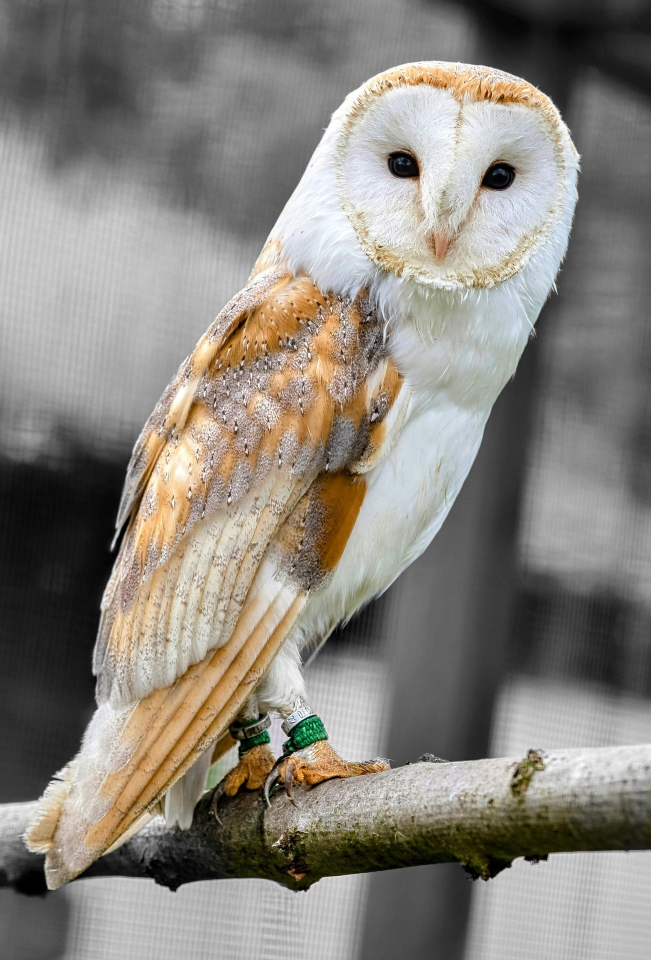
#> input picture hd-image.jpg, 1302 x 1920 px (shown at 1/2 size)
$ python -i functions.py   (imports and definitions only)
#> lines starting #> are read from the running program, lines starting #| are printed output that depends on the picture
import numpy as np  # our main objective
import cv2  # opening and showing images from the system
import os


# change the path of the image to your image
image_path = r"flowers.jpg"


# [25 lines left out: functions open_image, show_image, rotate_90, not called in this run]


def rotate_180(img):
    return img[::-1, ::-1]

# [68 lines left out: functions rotate_degree, flipper, not called in this run]


# going with simple crop functionality
def crop(img, x_start, y_start, height, width):
    return img[y_start: y_start + height, x_start: x_start + width, :]


# [46 lines left out: functions rescale, bilinear_interpolation, not called in this run]


# grayscale using luminosity
def grayscale_luminosity(img):
    """Convert an RGB image to grayscale using luminosity method."""
    if img.ndim == 3:  # Ensure it's an RGB image
        img = np.dot(img[..., :3], [0.2989, 0.587, 0.114])  # Convert to grayscale
    return img.astype(np.uint8)  # Ensure output is 2D


# creating a binary white and black image
# [7 lines left out: function binary_image, not called in this run]


# negation
def negation(img):
    """simply return the complement of the image. 255 is the maximum number, so minus the image from it """
    return 255 - img


# adjust the brightness of the image
# [21 lines left out: functions adjust_brightness, adjust_contrast, not called in this run]


# kernel for the blur
def gaussian_kernel(size=3, sigma=1.0):
    """Generate a normalized 2D Gaussian kernel."""
    ax = np.linspace(-(size // 2), size // 2, size)
    xx, yy = np.meshgrid(ax, ax, indexing='xy')  # Fix shape issues
    kernel = np.exp(-(xx**2 + yy**2) / (2 * sigma**2)) / (2 * np.pi * sigma**2)
    return kernel / np.sum(kernel)  # Normalize to sum=1


# convolution
def convolve(img, kernel):
    """Apply a convolution with a given kernel."""
    kernel = np.flipud(np.fliplr(kernel))  # Flip kernel for proper convolution
    h, w = img.shape
    k_size = kernel.shape[0]
    pad = k_size // 2

    # Zero-padding
    img_padded = np.pad(img, ((pad, pad), (pad, pad)), mode='constant')

    # Create sliding window view
    strided_shape = (h, w, k_size, k_size)
    strided_strides = img_padded.strides[:2] + img_padded.strides[:2]
    img_windows = np.lib.stride_tricks.as_strided(img_padded, shape=strided_shape, strides=strided_strides)

    # Convolution using einsum (better memory efficiency)
    result = np.einsum('ijkl,kl->ij', img_windows, kernel)

    return np.clip(result, 0, 255).astype(np.uint8)


def gaussian_blur(img, size=3, sigma=1.0):
    """Apply Gaussian blur to an image, ensuring grayscale output."""
    kernel = gaussian_kernel(size, sigma)

    # Convert to grayscale if image is RGB (H, W, 3)
    if img.ndim == 3 and img.shape[2] == 3:
        img = np.mean(img, axis=2).astype(np.uint8)

    blurred = convolve(img, kernel)

    return blurred


def compute_gradient_magnitude_direction(gx, gy):
    """Compute gradient magnitude and direction using Sobel gradients."""
    magnitude = np.sqrt(gx.astype(np.float32) ** 2 + gy.astype(np.float32) ** 2)
    direction = np.arctan2(gy, gx)  # Compute gradient angles in radians

    return np.clip(magnitude, 0, 255).astype(np.uint8), direction


def edge_detection(img):
    """Apply Sobel edge detection after converting to grayscale."""
    sobel_x = np.array([[-1, 0, 1], [-2, 0, 2], [-1, 0, 1]], dtype=np.float32)
    sobel_y = np.array([[-1, -2, -1], [0, 0, 0], [1, 2, 1]], dtype=np.float32)

    img = gaussian_blur(img, 3, 1)  # Smooth before detecting edges
    img_gray = grayscale_luminosity(img)  # Ensure grayscale input
    gx = convolve(img_gray, sobel_x)  # Sobel X
    gy = convolve(img_gray, sobel_y)  # Sobel Y

    edge_magnitude, direction = compute_gradient_magnitude_direction(gx, gy)

    return edge_magnitude, direction

# applying non-maximum suppression
# [88 lines left out: functions non_maximum_suppression, hysteresis_thresholding, canny_edge_detection, sharpen, compress_image, not called in this run]


def erase(img, x_start, y_start, height, width):
    img[y_start: y_start + height, x_start: x_start + width, :] = 0
    return img


# [8 lines left out: function color_filter, not called in this run]

>>> import cv2
>>> picture = cv2.imread('hd-image.jpg')
#> picture is the input picture: shape (1920, 1302, 3); mean B, G, R 124.8, 132.2, 136.8
>>> result = edge_detection(picture)
#> in gaussian_blur, `img = np.mean(img, axis=2).astype(np.uint8)`:
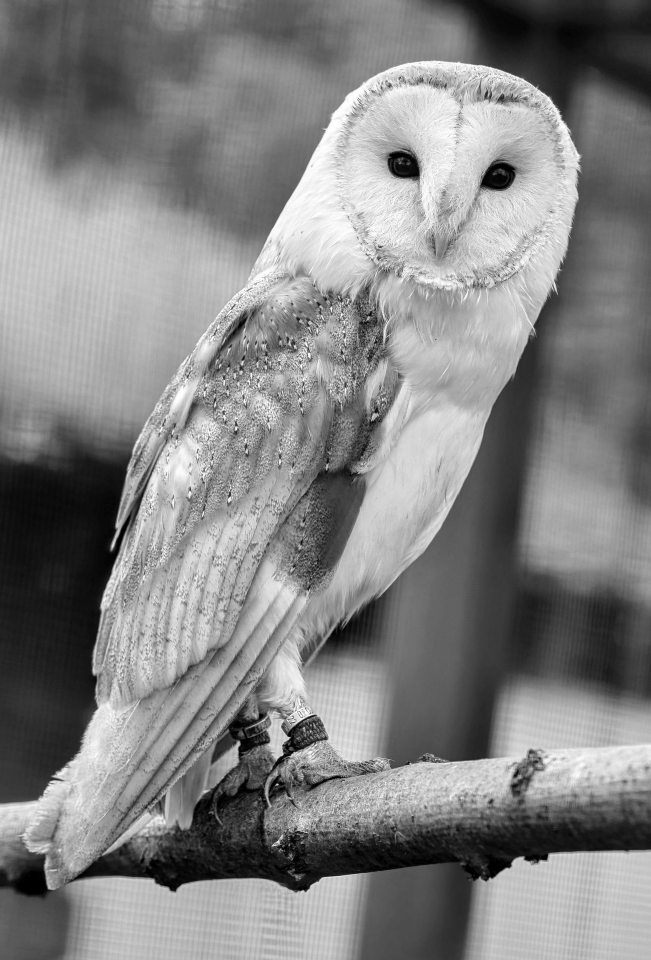
#> img: shape (1920, 1302) (shown at 1/2 size); min 0, max 255, mean 131.2
#> in convolve, `strided_strides = img_padded.strides[:2] + img_padded.strides[:2]`: strided_strides = (1304, 1, 1304, 1)
#> in convolve (call 2), `result = np.einsum('ijkl,kl->ij', img_windows, kernel)`:
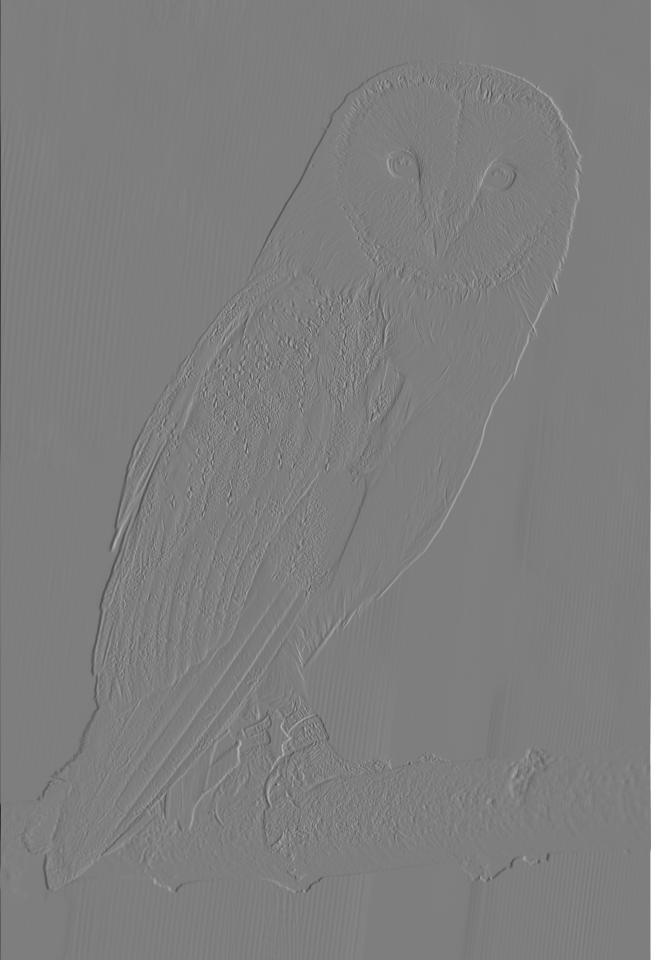
#> result: shape (1920, 1302) float32 (shown at 1/2 size); min -949, max 966, mean 0; drawn with min black and max white
#> in convolve (call 2), `return np.clip(result, 0, 255).astype(np.uint8)`:
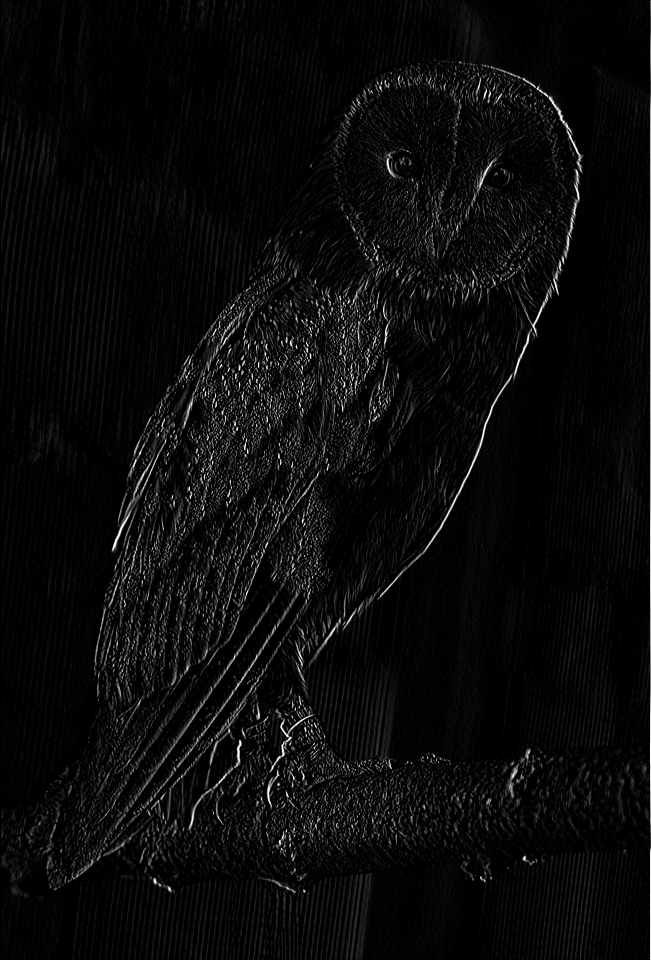
#> returned value: shape (1920, 1302) (shown at 1/2 size); min 0, max 255, mean 10.6
#> in convolve (call 3), `return np.clip(result, 0, 255).astype(np.uint8)`:
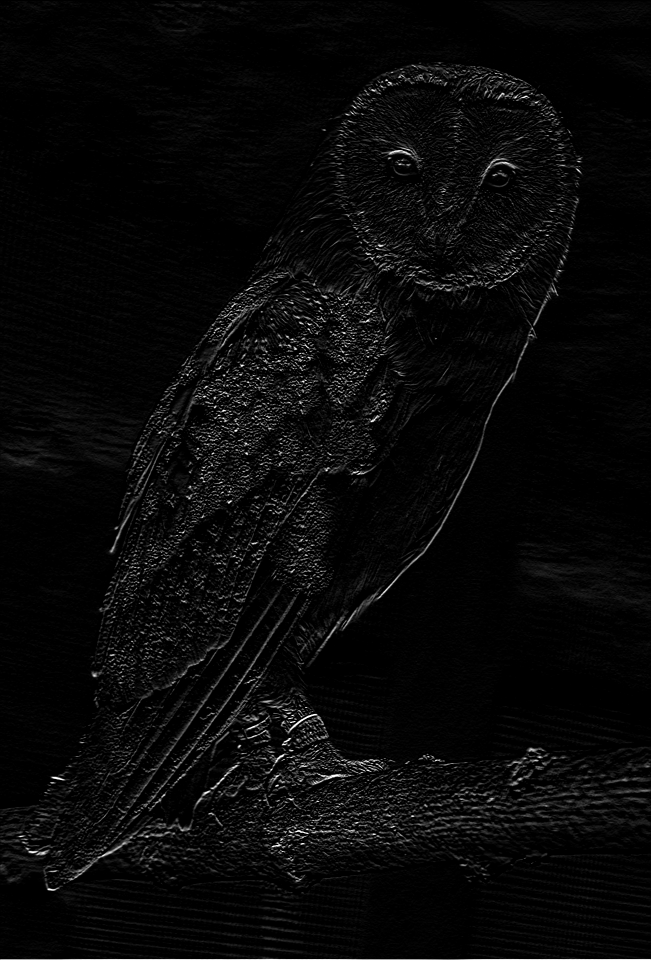
#> returned value: shape (1920, 1302) (shown at 1/2 size); min 0, max 255, mean 8.7
#> in compute_gradient_magnitude_direction, `magnitude = np.sqrt(gx.astype(np.float32) ** 2 + gy.astype(np.float32)..`:
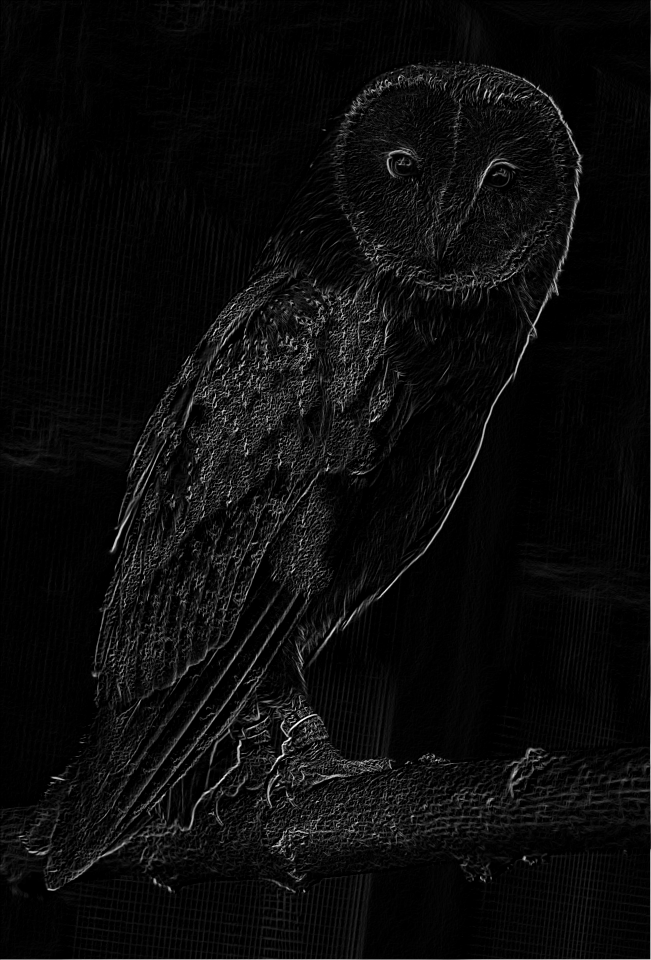
#> magnitude: shape (1920, 1302) float32 (shown at 1/2 size); min 0, max 360.6, mean 16.9; drawn with min black and max white
#> in compute_gradient_magnitude_direction, `direction = np.arctan2(gy, gx)`:
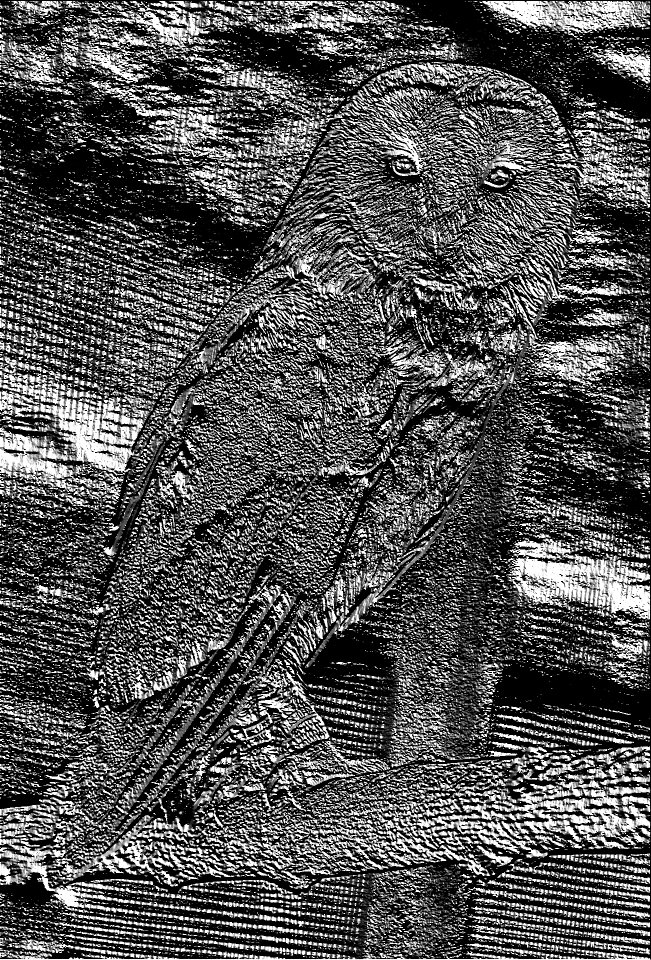
#> direction: shape (1920, 1302) float16 (shown at 1/2 size); min 0, max 1.57, mean 0.505; drawn with min black and max white
#> in edge_detection, `edge_magnitude, direction = compute_gradient_magnitude_direction(gx, gy)`:
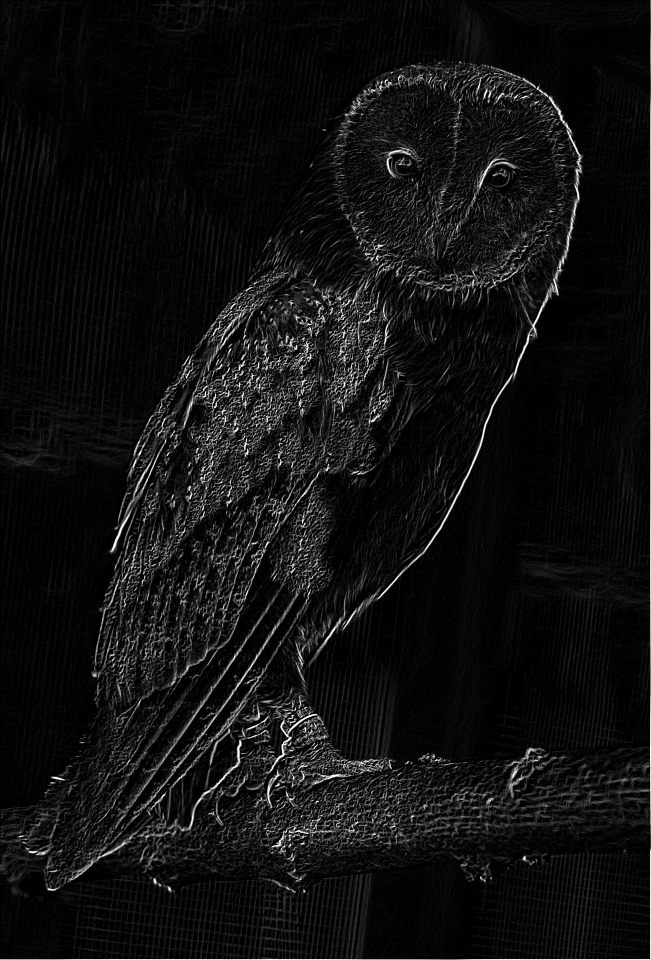
#> edge_magnitude: shape (1920, 1302) (shown at 1/2 size); min 0, max 255, mean 16.8
